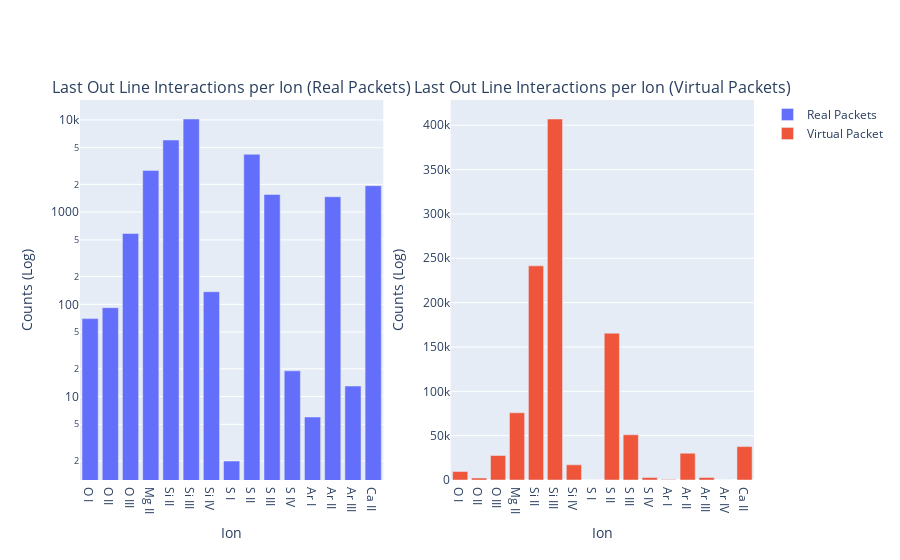

The notebook cell this image was saved under:
### Code cell
## Creating plots in plotly

fig = make_subplots(
    rows=1,
    cols=2,
    subplot_titles=(
        "Last Out Line Interactions per Ion (Real Packets)",
        "Last Out Line Interactions per Ion (Virtual Packets)",
    ),
)

# Trace for Real packets
fig.add_trace(
    go.Bar(
        x=out_line_count_by_ion.index,
        y=out_line_count_by_ion.values,
        name="Real Packets",
    ),
    row=1,
    col=1,
)

# Trace for Virtual packets
fig.add_trace(
    go.Bar(
        x=virt_out_line_count_by_ion.index,
        y=virt_out_line_count_by_ion.values,
        name="Virtual Packet",
    ),
    row=1,
    col=2,
)

fig.update_layout(yaxis_type="log")

fig.update_xaxes(title_text="Ion", row=1, col=1)
fig.update_xaxes(title_text="Ion", row=1, col=2)
fig.update_yaxes(title_text="Counts (Log)", row=1, col=1)
fig.update_yaxes(title_text="Counts (Log)", row=1, col=2)

fig.show()

### Figure 1 — Plotly figure (JSON) as saved in the notebook; plotly's stock layout.template omitted (floating-point values rounded to 4 significant figures)
{"data": [{"name": "Real Packets", "type": "bar", "x": ["O I", "O II", "O III", "Mg II", "Si II", "Si III", "Si IV", "S I", "S II", "S III", "S IV", "Ar I", "Ar II", "Ar III", "Ca II"], "xaxis": "x", "y": [70, 92, 586, 2835, 6055, 10229, 137, 2, 4238, 1556, 19, 6, 1468, 13, 1936], "yaxis": "y"}, {"name": "Virtual Packet", "type": "bar", "x": ["O I", "O II", "O III", "Mg II", "Si II", "Si III", "Si IV", "S I", "S II", "S III", "S IV", "Ar I", "Ar II", "Ar III", "Ar IV", "Ca II"], "xaxis": "x2", "y": [9560, 2200, 27640, 75800, 241460, 407050, 17110, 80, 165550, 51000, 2780, 480, 30180, 2880, 10, 37650], "yaxis": "y2"}], "layout": {"annotations": [{"font": {"size": 16}, "showarrow": false, "text": "Last Out Line Interactions per Ion (Real Packets)", "x": 0.225, "xanchor": "center", "xref": "paper", "y": 1, "yanchor": "bottom", "yref": "paper"}, {"font": {"size": 16}, "showarrow": false, "text": "Last Out Line Interactions per Ion (Virtual Packets)", "x": 0.775, "xanchor": "center", "xref": "paper", "y": 1, "yanchor": "bottom", "yref": "paper"}], "xaxis": {"anchor": "y", "domain": [0, 0.45], "title": {"text": "Ion"}}, "xaxis2": {"anchor": "y2", "domain": [0.55, 1], "title": {"text": "Ion"}}, "yaxis": {"anchor": "x", "domain": [0, 1], "title": {"text": "Counts (Log)"}, "type": "log"}, "yaxis2": {"anchor": "x2", "domain": [0, 1], "title": {"text": "Counts (Log)"}}}}
